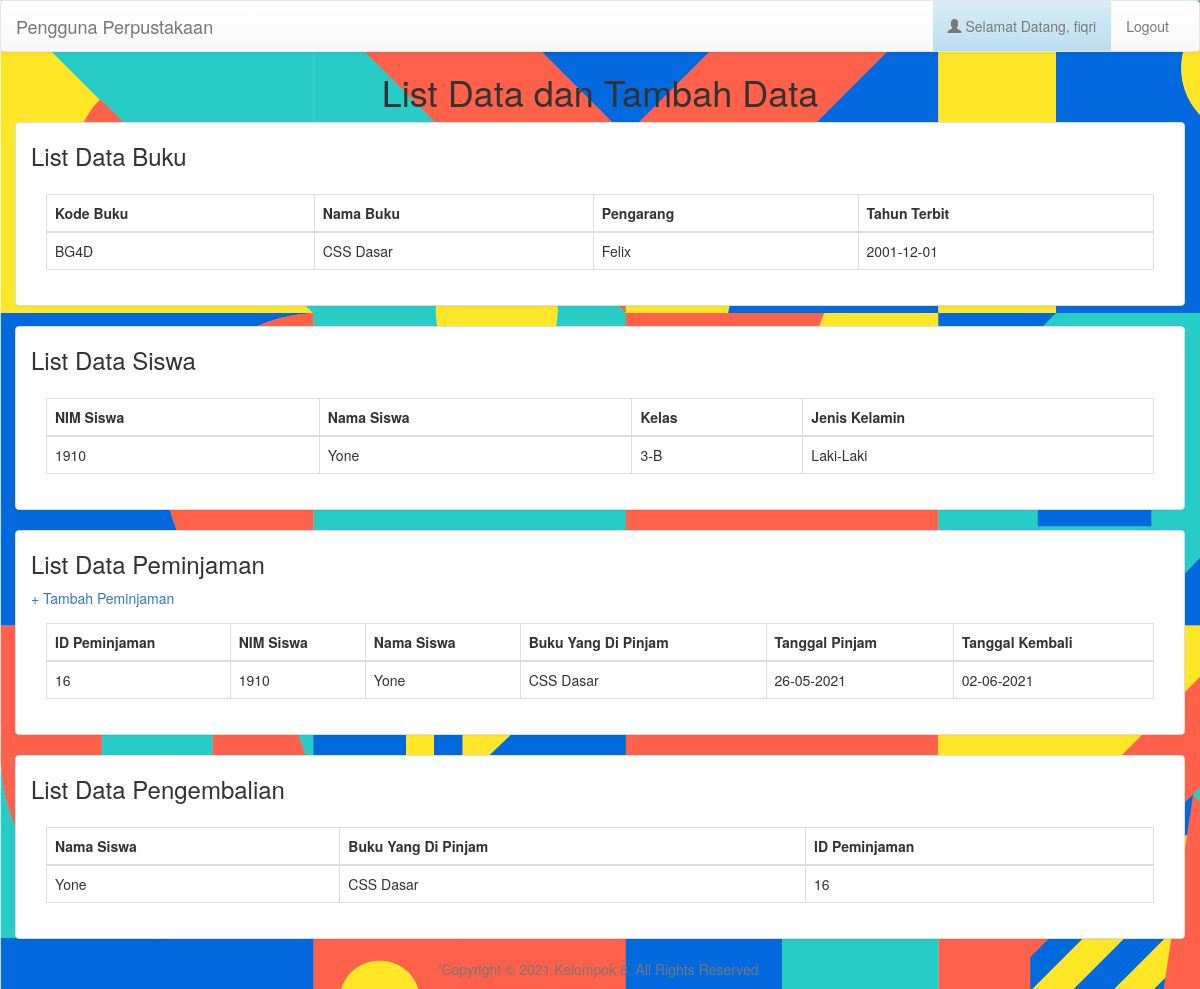
The page /pengguna (signed in) on the database its author committed.
### tables this page shows
CREATE TABLE `perpus` (
  `kodebuku` varchar(5) NOT NULL,
  `namabuku` varchar(255) NOT NULL,
  `pengarang` varchar(255) NOT NULL,
  `tahunterbit` date NOT NULL
);

CREATE TABLE `siswa` (
  `nim` int(11) NOT NULL,
  `namasiswa` varchar(255) NOT NULL,
  `kelas` varchar(255) NOT NULL,
  `jk` varchar(20) NOT NULL
);

CREATE TABLE `transaksi` (
  `id` int(11) NOT NULL,
  `nim` int(11) NOT NULL,
  `namasiswa` varchar(255) NOT NULL,
  `buku` varchar(255) NOT NULL,
  `tglpinjam` varchar(20) NOT NULL,
  `tglkembali` varchar(20) NOT NULL
);

CREATE TABLE `pengembalian` (
  `idp` int(11) NOT NULL,
  `namasiswa` varchar(40) NOT NULL,
  `buku` varchar(40) NOT NULL,
  `id` int(11) NOT NULL
);

### pengguna/index.php (the view, shortened to what this page needs)
<!DOCTYPE html>
<html lang="en">
<head>
    <link rel="stylesheet" href="https://stackpath.bootstrapcdn.com/bootstrap/3.4.1/css/bootstrap.min.css">
    <link rel="stylesheet" href="https://stackpath.bootstrapcdn.com/bootstrap/3.4.1/css/bootstrap-theme.min.css">
</head>
<body>
    <div>
        <nav class="navbar navbar-default">
        <div class="container-fluid">
            <div class="navbar-header">
            <a class="navbar-brand" href="#">Pengguna Perpustakaan</a>
            </div>
            <div class="collapse navbar-collapse" id="bs-example-navbar-collapse-1">
            <ul class="nav navbar-nav navbar-right">
                <li><a class="alert-info" href="#"><span class="glyphicon glyphicon-user"></span> Selamat Datang, <?php echo $_SESSION["username"] ?></a></li>
                <li><a href="../logout.php">Logout</a></li>
            </ul>
            </div>
        </div>
        </nav>
    </div>
    <h1 class="text-center">List Data dan Tambah Data</h1>
    <div class="container panel panel-default">
        <h3>List Data Buku</h3>
        <div class="panel-body">
        <table class="table table-bordered">
            <thead>
                <th>Kode Buku</th>
                <th>Nama Buku</th>
                <th>Pengarang</th>
                <th>Tahun Terbit</th>
            </thead>
                <tbody>
                <?php
                include '../koneksi.php';
                $data=mysqli_query($koneksi, "SELECT * FROM perpus ") or die(mysqli_error($koneksi));
                foreach($data as $baris){ ?>
                <tr>
                    <td><?php echo $baris['kodebuku']?></td>
                    <td><?php echo $baris['namabuku']?></td>
                    <td><?php echo $baris['pengarang']?></td>
                    <td><?php echo $baris['tahunterbit']?></td>
                </tr>
                <?php }  ?>
                </tbody>
        </table>
        </div>
    </div>
    <div class="container panel panel-default">
        <h3>List Data Siswa</h3>
        <div class="panel-body">
        <table class="table table-bordered">
            <thead>
                <th>NIM Siswa</th>
                <th>Nama Siswa</th>
                <th>Kelas</th>
                <th>Jenis Kelamin</th>
                </thead>
                <tbody>
                <?php
                include '../koneksi.php';
                $data=mysqli_query($koneksi, "SELECT * FROM siswa ") or die(mysqli_error($koneksi));
                foreach($data as $baris){ ?>
                <tr>
                    <td><?php echo $baris['nim']?></td>
                    <td><?php echo $baris['namasiswa']?></td>
                    <td><?php echo $baris['kelas']?></td>
                    <td><?php echo $baris['jk']?></td>
                </tr>
                <?php }  ?>
                </tbody>
        </table>
        </div>
    </div>
    <div class="container panel panel-default">
        <h3>List Data Peminjaman</h3><a target="_blank" href="tambahtransaksi.php"> + Tambah Peminjaman</a>
        <div class="panel-body">
        <table class="table table-bordered">
            <thead>
                <th>ID Peminjaman</th>
                <th>NIM Siswa</th>
                <th>Nama Siswa</th>
                <th>Buku Yang Di Pinjam</th>
                <th>Tanggal Pinjam</th>
                <th>Tanggal Kembali</th>
                </thead>
                <tbody>
                <?php
                include '../koneksi.php';
                $data=mysqli_query($koneksi, "SELECT * FROM transaksi ") or die(mysqli_error($koneksi));
                foreach($data as $baris){ ?>
                <tr>
                    <td><?php echo $baris['id']?></td>
                    <td><?php echo $baris['nim']?></td>
                    <td><?php echo $baris['namasiswa']?></td>
                    <td><?php echo $baris['buku']?></td>
                    <td><?php echo $baris['tglpinjam']?></td>
                    <td><?php echo $baris['tglkembali']?></td>
                </tr>
                <?php }  ?>
                </tbody>
        </table>
        </div>
    </div>
    <div class="container panel panel-default">
        <h3>List Data Pengembalian</h3>
        <div class="panel-body">
        <table class="table table-bordered">
            <thead>
                <th>Nama Siswa</th>
                <th>Buku Yang Di Pinjam</th>
                <th>ID Peminjaman</th>
                </thead>
                <tbody>
                <?php
                include '../koneksi.php';
                $data=mysqli_query($koneksi, "SELECT * FROM pengembalian ") or die(mysqli_error($koneksi));
                foreach($data as $baris){ ?>
                <tr>
                    <td><?php echo $baris['namasiswa']?></td>
                    <td><?php echo $baris['buku']?></td>
                    <td><?php echo $baris['id']?></td>
                </tr>
                <?php }  ?>
                </tbody>
        </table>
        </div>
    </div>
    <footer>
      <div class="container">
        <p class="text-muted text-center">Copyright © 2021 Kelompok 8. All Rights Reserved</p>
      </div>
    </footer>
</body>
</html>

### pengguna/index.php (style rules this page uses)
body { background-image: url("../assets/1.jpg"); }

### rows shown on the page
perpus: kodebuku "BG4D", namabuku "CSS Dasar", pengarang "Felix", tahunterbit "2001-12-01"
siswa: nim "1910", namasiswa "Yone", kelas "3-B", jk "Laki-Laki"
transaksi: id "16", nim "1910", namasiswa "Yone", buku "CSS Dasar", tglpinjam "26-05-2021", tglkembali "02-06-2021"
pengembalian: namasiswa "Yone", buku "CSS Dasar", id "16"

### other values the page prints
$_SESSION["username"] "fiqri"
